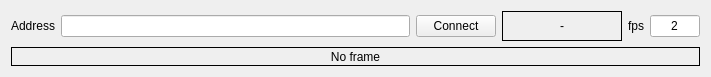
<?xml version="1.0" encoding="UTF-8"?>
<ui version="4.0">
 <class>RTSPMJPEGClientTestMainWindow</class>
 <widget class="QMainWindow" name="RTSPMJPEGClientTestMainWindow">
  <property name="geometry">
   <rect>
    <x>0</x>
    <y>0</y>
    <width>711</width>
    <height>77</height>
   </rect>
  </property>
  <property name="windowTitle">
   <string>RTSPMJPEGClientTestMainWindow</string>
  </property>
  <property name="locale">
   <locale language="English" country="UnitedStates"/>
  </property>
  <widget class="QWidget" name="centralWidget">
   <layout class="QVBoxLayout" name="verticalLayout_2">
    <item>
     <layout class="QVBoxLayout" name="verticalLayout">
      <item>
       <layout class="QHBoxLayout" name="horizontalLayout">
        <item>
         <widget class="QLabel" name="label">
          <property name="text">
           <string>Address</string>
          </property>
          <property name="margin">
           <number>5</number>
          </property>
         </widget>
        </item>
        <item>
         <widget class="QLineEdit" name="AddressLineEdit"/>
        </item>
        <item>
         <widget class="QPushButton" name="ConnectButton">
          <property name="text">
           <string>Connect</string>
          </property>
         </widget>
        </item>
        <item>
         <widget class="QLabel" name="StateLabel">
          <property name="minimumSize">
           <size>
            <width>120</width>
            <height>30</height>
           </size>
          </property>
          <property name="frameShape">
           <enum>QFrame::Box</enum>
          </property>
          <property name="text">
           <string>-</string>
          </property>
          <property name="alignment">
           <set>Qt::AlignCenter</set>
          </property>
          <property name="margin">
           <number>5</number>
          </property>
         </widget>
        </item>
        <item>
         <widget class="QLabel" name="label_2">
          <property name="text">
           <string>fps</string>
          </property>
         </widget>
        </item>
        <item>
         <widget class="QLineEdit" name="FpsLineEdit">
          <property name="maximumSize">
           <size>
            <width>50</width>
            <height>16777215</height>
           </size>
          </property>
          <property name="text">
           <string>2</string>
          </property>
          <property name="alignment">
           <set>Qt::AlignCenter</set>
          </property>
         </widget>
        </item>
       </layout>
      </item>
      <item>
       <widget class="QLabel" name="FrameLabel">
        <property name="sizePolicy">
         <sizepolicy hsizetype="Expanding" vsizetype="Expanding">
          <horstretch>0</horstretch>
          <verstretch>0</verstretch>
         </sizepolicy>
        </property>
        <property name="frameShape">
         <enum>QFrame::Box</enum>
        </property>
        <property name="text">
         <string>No frame</string>
        </property>
        <property name="scaledContents">
         <bool>true</bool>
        </property>
        <property name="alignment">
         <set>Qt::AlignCenter</set>
        </property>
       </widget>
      </item>
     </layout>
    </item>
   </layout>
  </widget>
 </widget>
 <layoutdefault spacing="6" margin="11"/>
 <resources/>
 <connections/>
</ui>
